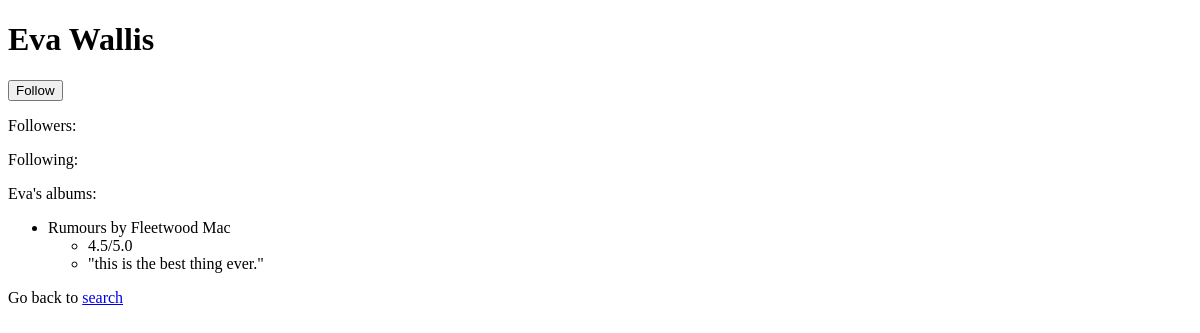
The app's page /evawallis (signed in), older data.
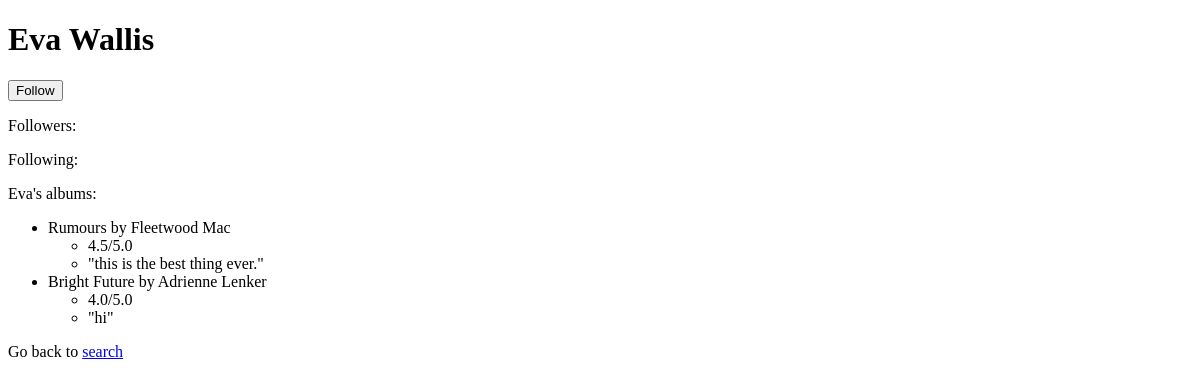
The same page, newer data.
### app/models.py (models this page shows)
class UserAlbumRating(models.Model):
    userOwner = models.ForeignKey(Person, on_delete=models.CASCADE)
    album = models.ForeignKey(Album, on_delete=models.CASCADE)
    rating = models.DecimalField(decimal_places=1, max_digits=2)
    review = models.TextField()

class Album(models.Model):
    name = models.CharField(max_length=30)
    artist = models.ForeignKey(Artist, on_delete=models.CASCADE)
    def __str__(self):
        return self.name

class Artist(models.Model):
    name = models.CharField(max_length=30)
    def __str__(self):
        return self.name

### app/views.py (the view, shortened to what this page needs)
# urls.py: path("<username>", views.user, name='user'),
def user(request, username):
   if request.user.username == username:
      return redirect('app:profile')
   people = Person.objects.all()
   savedPerson = None
   for person in people:
      if person.user.username == username:
         savedPerson = person
   albums = UserAlbumRating.objects.filter(userOwner = savedPerson).all()
   context = {'username': username, 'person': savedPerson, 'albums': albums}
   return render(request, 'app/user.html', context)

### app/templates/app/user.html (shortened to what this page needs)
<!DOCTYPE html>
<html lang="en">
    <head>
    </head>
    <body>
        {% if user.is_authenticated %}
        <h1>{{person.user.first_name}} {{person.user.last_name}}</h1>
        <form method="post" action="{% url 'app:user' username=username %}">
            {% if person in user.person.follows.all %}
            <button name="unfollow">Following</button>
            {% else %}
            <button name="follow">Follow</button>
            {% endif %}
        <p>Followers:</p>
        <p>Following:</p>
        <p>{{person.user.first_name}}'s albums:</p>
        <ul>
            {% for album in albums %}
            <li>{{album.album}} by {{album.album.artist}}</li>
            <ul>
                <li>{{album.rating}}/5.0</li>
                <li>"{{album.review}}"</li>
            </ul>
            {% endfor %}
        </ul>
        <p>Go back to <a href="search">search</a></p>
        {% else %}
        <p>To access this page, you should <a href="{% url 'users:login' %}">log in</a></p>
        {% endif %}
    </body>
</html>

Row changes from the older to the newer data that the page shows:
added UserAlbumRating: album "Bright Future", album.artist "Adrienne Lenker", rating "4.0", review "hi"
